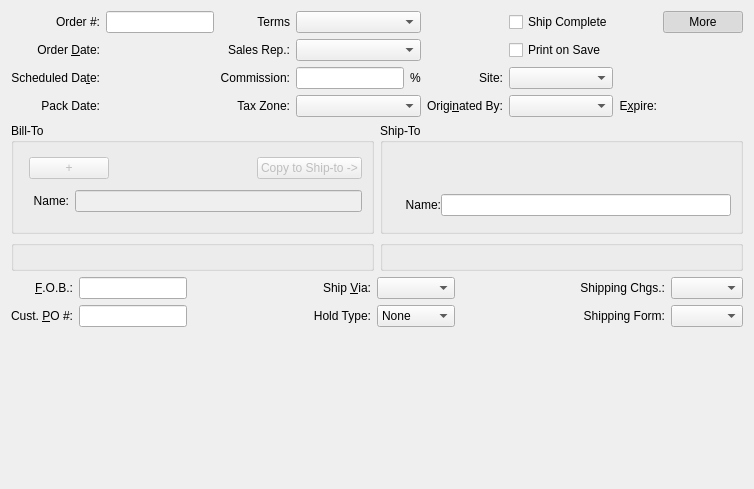
     <widget class="QWidget" name="_headerPage">
      <attribute name="title">
       <string>&amp;Header Information</string>
      </attribute>
      <layout class="QGridLayout" name="gridLayout_8">
       <item row="0" column="0" colspan="2">
        <layout class="QGridLayout">
         <item row="0" column="0">
          <widget class="QLabel" name="_orderNumberLit">
           <property name="maximumSize">
            <size>
             <width>32767</width>
             <height>32767</height>
            </size>
           </property>
           <property name="text">
            <string>Order #:</string>
           </property>
           <property name="alignment">
            <set>Qt::AlignRight|Qt::AlignTrailing|Qt::AlignVCenter</set>
           </property>
           <property name="margin">
            <number>2</number>
           </property>
          </widget>
         </item>
         <item row="0" column="1">
          <widget class="XLineEdit" name="_orderNumber">
           <property name="sizePolicy">
            <sizepolicy hsizetype="Preferred" vsizetype="Fixed">
             <horstretch>0</horstretch>
             <verstretch>0</verstretch>
            </sizepolicy>
           </property>
          </widget>
         </item>
         <item row="0" column="2">
          <widget class="QLabel" name="_termsLit">
           <property name="text">
            <string>Terms</string>
           </property>
           <property name="alignment">
            <set>Qt::AlignRight|Qt::AlignTrailing|Qt::AlignVCenter</set>
           </property>
           <property name="margin">
            <number>3</number>
           </property>
           <property name="buddy">
            <cstring>_terms</cstring>
           </property>
          </widget>
         </item>
         <item row="0" column="3">
          <widget class="XComboBox" name="_terms">
           <property name="sizePolicy">
            <sizepolicy hsizetype="Expanding" vsizetype="Fixed">
             <horstretch>0</horstretch>
             <verstretch>0</verstretch>
            </sizepolicy>
           </property>
           <property name="maximumSize">
            <size>
             <width>200</width>
             <height>16777215</height>
            </size>
           </property>
           <property name="allowNull">
            <bool>true</bool>
           </property>
           <property name="type">
            <enum>XComboBox::ARTerms</enum>
           </property>
          </widget>
         </item>
         <item row="0" column="5">
          <widget class="QCheckBox" name="_shipComplete">
           <property name="text">
            <string>Ship Complete</string>
           </property>
          </widget>
         </item>
         <item row="1" column="0">
          <widget class="QLabel" name="_orderDateLit">
           <property name="text">
            <string>Order &amp;Date:</string>
           </property>
           <property name="alignment">
            <set>Qt::AlignRight|Qt::AlignTrailing|Qt::AlignVCenter</set>
           </property>
           <property name="buddy">
            <cstring>_orderDate</cstring>
           </property>
          </widget>
         </item>
         <item row="1" column="1">
          <widget class="DLineEdit" name="_orderDate">
           <property name="sizePolicy">
            <sizepolicy hsizetype="Minimum" vsizetype="Fixed">
             <horstretch>0</horstretch>
             <verstretch>0</verstretch>
            </sizepolicy>
           </property>
          </widget>
         </item>
         <item row="1" column="2">
          <widget class="QLabel" name="_salesRepLit">
           <property name="text">
            <string>Sales Rep.:</string>
           </property>
           <property name="alignment">
            <set>Qt::AlignRight|Qt::AlignTrailing|Qt::AlignVCenter</set>
           </property>
           <property name="margin">
            <number>3</number>
           </property>
          </widget>
         </item>
         <item row="1" column="3">
          <widget class="XComboBox" name="_salesRep">
           <property name="sizePolicy">
            <sizepolicy hsizetype="Expanding" vsizetype="Fixed">
             <horstretch>0</horstretch>
             <verstretch>0</verstretch>
            </sizepolicy>
           </property>
           <property name="maximumSize">
            <size>
             <width>200</width>
             <height>16777215</height>
            </size>
           </property>
           <property name="allowNull">
            <bool>true</bool>
           </property>
           <property name="type">
            <enum>XComboBox::SalesRepsActive</enum>
           </property>
          </widget>
         </item>
         <item row="1" column="5">
          <widget class="QCheckBox" name="_printSO">
           <property name="text">
            <string>Print on Save</string>
           </property>
          </widget>
         </item>
         <item row="2" column="0">
          <widget class="QLabel" name="_shipDateLit">
           <property name="text">
            <string>Scheduled Da&amp;te:</string>
           </property>
           <property name="alignment">
            <set>Qt::AlignRight|Qt::AlignTrailing|Qt::AlignVCenter</set>
           </property>
           <property name="buddy">
            <cstring>_shipDate</cstring>
           </property>
          </widget>
         </item>
         <item row="2" column="1">
          <widget class="DLineEdit" name="_shipDate"/>
         </item>
         <item row="2" column="2">
          <widget class="QLabel" name="_commissionLit">
           <property name="text">
            <string>Commission:</string>
           </property>
           <property name="alignment">
            <set>Qt::AlignRight|Qt::AlignTrailing|Qt::AlignVCenter</set>
           </property>
           <property name="margin">
            <number>0</number>
           </property>
          </widget>
         </item>
         <item row="2" column="3">
          <layout class="QHBoxLayout">
           <item>
            <widget class="XLineEdit" name="_commission">
             <property name="sizePolicy">
              <sizepolicy hsizetype="Preferred" vsizetype="Fixed">
               <horstretch>0</horstretch>
               <verstretch>0</verstretch>
              </sizepolicy>
             </property>
             <property name="alignment">
              <set>Qt::AlignRight</set>
             </property>
            </widget>
           </item>
           <item>
            <widget class="QLabel" name="_commissionPrcntLit">
             <property name="text">
              <string>%</string>
             </property>
            </widget>
           </item>
          </layout>
         </item>
         <item row="2" column="4">
          <widget class="QLabel" name="_shippingWhseLit">
           <property name="text">
            <string>Site:</string>
           </property>
           <property name="alignment">
            <set>Qt::AlignRight|Qt::AlignTrailing|Qt::AlignVCenter</set>
           </property>
           <property name="margin">
            <number>3</number>
           </property>
          </widget>
         </item>
         <item row="2" column="5">
          <widget class="WComboBox" name="_warehouse">
           <property name="maximumSize">
            <size>
             <width>200</width>
             <height>16777215</height>
            </size>
           </property>
           <property name="type">
            <enum>WComboBox::Shipping</enum>
           </property>
          </widget>
         </item>
         <item row="3" column="0">
          <widget class="QLabel" name="_packDateLit">
           <property name="text">
            <string>Pack Date:</string>
           </property>
           <property name="alignment">
            <set>Qt::AlignRight|Qt::AlignTrailing|Qt::AlignVCenter</set>
           </property>
          </widget>
         </item>
         <item row="3" column="1">
          <widget class="DLineEdit" name="_packDate"/>
         </item>
         <item row="3" column="2">
          <widget class="QLabel" name="_taxZoneLit">
           <property name="text">
            <string>Tax Zone:</string>
           </property>
           <property name="alignment">
            <set>Qt::AlignRight|Qt::AlignTrailing|Qt::AlignVCenter</set>
           </property>
           <property name="margin">
            <number>3</number>
           </property>
          </widget>
         </item>
         <item row="3" column="3">
          <widget class="XComboBox" name="_taxZone">
           <property name="sizePolicy">
            <sizepolicy hsizetype="Expanding" vsizetype="Fixed">
             <horstretch>0</horstretch>
             <verstretch>0</verstretch>
            </sizepolicy>
           </property>
           <property name="maximumSize">
            <size>
             <width>200</width>
             <height>16777215</height>
            </size>
           </property>
           <property name="allowNull">
            <bool>true</bool>
           </property>
           <property name="nullStr">
            <string>None</string>
           </property>
           <property name="type">
            <enum>XComboBox::TaxZones</enum>
           </property>
          </widget>
         </item>
         <item row="3" column="4">
          <widget class="QLabel" name="_originatedByLit">
           <property name="text">
            <string>Origi&amp;nated By:</string>
           </property>
           <property name="alignment">
            <set>Qt::AlignRight|Qt::AlignTrailing|Qt::AlignVCenter</set>
           </property>
           <property name="margin">
            <number>3</number>
           </property>
           <property name="buddy">
            <cstring>_origin</cstring>
           </property>
          </widget>
         </item>
         <item row="3" column="5">
          <widget class="XComboBox" name="_origin">
           <property name="sizePolicy">
            <sizepolicy hsizetype="Expanding" vsizetype="Fixed">
             <horstretch>0</horstretch>
             <verstretch>0</verstretch>
            </sizepolicy>
           </property>
           <property name="maximumSize">
            <size>
             <width>200</width>
             <height>16777215</height>
            </size>
           </property>
          </widget>
         </item>
         <item row="3" column="6">
          <widget class="QLabel" name="_expireLit">
           <property name="text">
            <string>E&amp;xpire:</string>
           </property>
           <property name="alignment">
            <set>Qt::AlignRight|Qt::AlignTrailing|Qt::AlignVCenter</set>
           </property>
           <property name="margin">
            <number>3</number>
           </property>
           <property name="buddy">
            <cstring>_expire</cstring>
           </property>
          </widget>
         </item>
         <item row="3" column="7">
          <widget class="DLineEdit" name="_expire">
           <property name="sizePolicy">
            <sizepolicy hsizetype="Minimum" vsizetype="Fixed">
             <horstretch>0</horstretch>
             <verstretch>0</verstretch>
            </sizepolicy>
           </property>
          </widget>
         </item>
         <item row="0" column="7">
          <layout class="QHBoxLayout">
           <item>
            <spacer>
             <property name="orientation">
              <enum>Qt::Horizontal</enum>
             </property>
             <property name="sizeHint" stdset="0">
              <size>
               <width>0</width>
               <height>20</height>
              </size>
             </property>
            </spacer>
           </item>
           <item>
            <widget class="QPushButton" name="_more">
             <property name="text">
              <string>More</string>
             </property>
             <property name="checkable">
              <bool>true</bool>
             </property>
             <property name="checked">
              <bool>true</bool>
             </property>
            </widget>
           </item>
          </layout>
         </item>
        </layout>
       </item>
       <item row="1" column="0">
        <widget class="QGroupBox" name="_billtoAddrGroup">
         <property name="title">
          <string>Bill-To</string>
         </property>
         <layout class="QGridLayout" name="gridLayout_5">
          <item row="0" column="0">
           <layout class="QHBoxLayout">
            <item>
             <widget class="CustCluster" name="_cust">
              <property name="nameVisible">
               <bool>false</bool>
              </property>
              <property name="descriptionVisible">
               <bool>false</bool>
              </property>
             </widget>
            </item>
            <item>
             <widget class="QPushButton" name="_newCust">
              <property name="enabled">
               <bool>false</bool>
              </property>
              <property name="text">
               <string>+</string>
              </property>
             </widget>
            </item>
            <item>
             <spacer>
              <property name="orientation">
               <enum>Qt::Horizontal</enum>
              </property>
              <property name="sizeHint" stdset="0">
               <size>
                <width>0</width>
                <height>32</height>
               </size>
              </property>
             </spacer>
            </item>
            <item>
             <widget class="QPushButton" name="_copyToShipto">
              <property name="enabled">
               <bool>false</bool>
              </property>
              <property name="text">
               <string>Copy to Ship-to -&gt;</string>
              </property>
             </widget>
            </item>
           </layout>
          </item>
          <item row="1" column="0">
           <layout class="QGridLayout">
            <item row="0" column="0">
             <widget class="QLabel" name="_billToNameLit">
              <property name="text">
               <string>   Name:</string>
              </property>
              <property name="alignment">
               <set>Qt::AlignRight|Qt::AlignTrailing|Qt::AlignVCenter</set>
              </property>
              <property name="buddy">
               <cstring>_billToName</cstring>
              </property>
             </widget>
            </item>
            <item row="0" column="1">
             <widget class="XLineEdit" name="_billToName">
              <property name="enabled">
               <bool>false</bool>
              </property>
             </widget>
            </item>
           </layout>
          </item>
          <item row="2" column="0">
           <widget class="AddressCluster" name="_billToAddr">
            <property name="enabled">
             <bool>false</bool>
            </property>
            <property name="maximumSize">
             <size>
              <width>16777215</width>
              <height>16777215</height>
             </size>
            </property>
            <property name="focusPolicy">
             <enum>Qt::StrongFocus</enum>
            </property>
           </widget>
          </item>
         </layout>
        </widget>
       </item>
       <item row="1" column="1">
        <widget class="QGroupBox" name="groupBox_3">
         <property name="title">
          <string>Ship-To</string>
         </property>
         <layout class="QGridLayout" name="gridLayout_6">
          <item row="0" column="0">
           <layout class="QHBoxLayout">
            <item>
             <widget class="ShiptoCluster" name="_shipTo">
              <property name="nameVisible">
               <bool>false</bool>
              </property>
              <property name="descriptionVisible">
               <bool>false</bool>
              </property>
             </widget>
            </item>
            <item>
             <spacer>
              <property name="orientation">
               <enum>Qt::Horizontal</enum>
              </property>
              <property name="sizeType">
               <enum>QSizePolicy::Expanding</enum>
              </property>
              <property name="sizeHint" stdset="0">
               <size>
                <width>0</width>
                <height>36</height>
               </size>
              </property>
             </spacer>
            </item>
           </layout>
          </item>
          <item row="1" column="0">
           <layout class="QGridLayout">
            <property name="spacing">
             <number>0</number>
            </property>
            <item row="0" column="0">
             <widget class="QLabel" name="_shipToNameLit">
              <property name="text">
               <string>    Name:</string>
              </property>
              <property name="alignment">
               <set>Qt::AlignRight|Qt::AlignTrailing|Qt::AlignVCenter</set>
              </property>
              <property name="buddy">
               <cstring>_shipToName</cstring>
              </property>
             </widget>
            </item>
            <item row="0" column="1">
             <widget class="XLineEdit" name="_shipToName"/>
            </item>
           </layout>
          </item>
          <item row="2" column="0">
           <widget class="AddressCluster" name="_shipToAddr">
            <property name="maximumSize">
             <size>
              <width>16777215</width>
              <height>16777215</height>
             </size>
            </property>
            <property name="focusPolicy">
             <enum>Qt::StrongFocus</enum>
            </property>
           </widget>
          </item>
         </layout>
        </widget>
       </item>
       <item row="2" column="0">
        <widget class="QGroupBox" name="_billtoCntctGroup">
         <property name="title">
          <string/>
         </property>
         <layout class="QGridLayout" name="gridLayout">
          <item row="0" column="0">
           <widget class="ContactCluster" name="_billToCntct">
            <property name="minimalLayout">
             <bool>true</bool>
            </property>
           </widget>
          </item>
         </layout>
        </widget>
       </item>
       <item row="2" column="1">
        <widget class="QGroupBox" name="_shiptoCntctGroup">
         <property name="title">
          <string/>
         </property>
         <layout class="QGridLayout" name="gridLayout_7">
          <item row="0" column="0">
           <widget class="ContactCluster" name="_shipToCntct">
            <property name="minimalLayout">
             <bool>true</bool>
            </property>
           </widget>
          </item>
         </layout>
        </widget>
       </item>
       <item row="3" column="0" colspan="2">
        <layout class="QGridLayout">
         <item row="0" column="0">
          <widget class="QLabel" name="_fobLit">
           <property name="minimumSize">
            <size>
             <width>0</width>
             <height>0</height>
            </size>
           </property>
           <property name="text">
            <string>&amp;F.O.B.:</string>
           </property>
           <property name="alignment">
            <set>Qt::AlignRight|Qt::AlignTrailing|Qt::AlignVCenter</set>
           </property>
           <property name="buddy">
            <cstring>_fob</cstring>
           </property>
          </widget>
         </item>
         <item row="0" column="1">
          <widget class="XLineEdit" name="_fob">
           <property name="sizePolicy">
            <sizepolicy hsizetype="Preferred" vsizetype="Fixed">
             <horstretch>0</horstretch>
             <verstretch>0</verstretch>
            </sizepolicy>
           </property>
          </widget>
         </item>
         <item row="0" column="6">
          <widget class="QLabel" name="_shippingChargesLit">
           <property name="text">
            <string>Shipping Chgs.:</string>
           </property>
           <property name="alignment">
            <set>Qt::AlignRight|Qt::AlignTrailing|Qt::AlignVCenter</set>
           </property>
          </widget>
         </item>
         <item row="0" column="4">
          <widget class="XComboBox" name="_shipVia">
           <property name="type">
            <enum>XComboBox::ShipVias</enum>
           </property>
          </widget>
         </item>
         <item row="1" column="3">
          <widget class="QLabel" name="_holdTypeLit">
           <property name="text">
            <string>Hold Type:</string>
           </property>
           <property name="alignment">
            <set>Qt::AlignRight|Qt::AlignTrailing|Qt::AlignVCenter</set>
           </property>
          </widget>
         </item>
         <item row="1" column="0">
          <widget class="QLabel" name="_customerPOLit">
           <property name="minimumSize">
            <size>
             <width>0</width>
             <height>0</height>
            </size>
           </property>
           <property name="text">
            <string>Cust. &amp;PO #:</string>
           </property>
           <property name="alignment">
            <set>Qt::AlignRight|Qt::AlignTrailing|Qt::AlignVCenter</set>
           </property>
           <property name="buddy">
            <cstring>_custPONumber</cstring>
           </property>
          </widget>
         </item>
         <item row="1" column="6">
          <widget class="QLabel" name="_shippingFormLit">
           <property name="text">
            <string>Shipping Form:</string>
           </property>
           <property name="alignment">
            <set>Qt::AlignRight|Qt::AlignTrailing|Qt::AlignVCenter</set>
           </property>
          </widget>
         </item>
         <item row="0" column="7">
          <widget class="XComboBox" name="_shippingCharges">
           <property name="allowNull">
            <bool>true</bool>
           </property>
           <property name="type">
            <enum>XComboBox::ShippingCharges</enum>
           </property>
          </widget>
         </item>
         <item row="1" column="7">
          <widget class="XComboBox" name="_shippingForm">
           <property name="allowNull">
            <bool>true</bool>
           </property>
           <property name="type">
            <enum>XComboBox::ShippingForms</enum>
           </property>
          </widget>
         </item>
         <item row="0" column="3">
          <widget class="QLabel" name="_shipViaLit">
           <property name="text">
            <string>Ship &amp;Via:</string>
           </property>
           <property name="alignment">
            <set>Qt::AlignRight|Qt::AlignTrailing|Qt::AlignVCenter</set>
           </property>
           <property name="buddy">
            <cstring>_shipVia</cstring>
           </property>
          </widget>
         </item>
         <item row="1" column="4">
          <widget class="XComboBox" name="_holdType">
           <item>
            <property name="text">
             <string>None</string>
            </property>
           </item>
           <item>
            <property name="text">
             <string>Credit</string>
            </property>
           </item>
           <item>
            <property name="text">
             <string>Shipping</string>
            </property>
           </item>
           <item>
            <property name="text">
             <string>Packing</string>
            </property>
           </item>
           <item>
            <property name="text">
             <string>Return</string>
            </property>
           </item>
          </widget>
         </item>
         <item row="1" column="1">
          <widget class="XLineEdit" name="_custPONumber">
           <property name="sizePolicy">
            <sizepolicy hsizetype="Preferred" vsizetype="Fixed">
             <horstretch>0</horstretch>
             <verstretch>0</verstretch>
            </sizepolicy>
           </property>
          </widget>
         </item>
         <item row="0" column="2">
          <spacer>
           <property name="orientation">
            <enum>Qt::Horizontal</enum>
           </property>
           <property name="sizeType">
            <enum>QSizePolicy::Expanding</enum>
           </property>
           <property name="sizeHint" stdset="0">
            <size>
             <width>0</width>
             <height>20</height>
            </size>
           </property>
          </spacer>
         </item>
         <item row="0" column="5">
          <spacer>
           <property name="orientation">
            <enum>Qt::Horizontal</enum>
           </property>
           <property name="sizeHint" stdset="0">
            <size>
             <width>0</width>
             <height>20</height>
            </size>
           </property>
          </spacer>
         </item>
         <item row="2" column="0" colspan="8">
          <spacer>
           <property name="orientation">
            <enum>Qt::Vertical</enum>
           </property>
           <property name="sizeHint" stdset="0">
            <size>
             <width>731</width>
             <height>151</height>
            </size>
           </property>
          </spacer>
         </item>
        </layout>
       </item>
      </layout>
     </widget>
